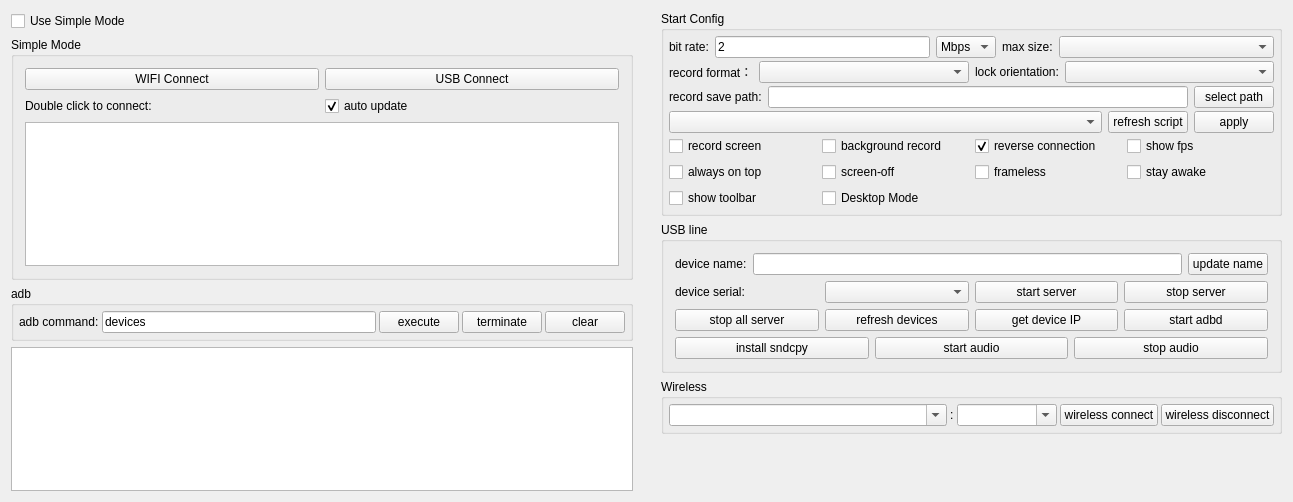
<?xml version="1.0" encoding="UTF-8"?>
<ui version="4.0">
 <class>Widget</class>
 <widget class="QWidget" name="Widget">
  <property name="geometry">
   <rect>
    <x>0</x>
    <y>0</y>
    <width>1293</width>
    <height>502</height>
   </rect>
  </property>
  <property name="windowTitle">
   <string notr="true">QtScrcpy</string>
  </property>
  <layout class="QHBoxLayout" name="horizontalLayout_11">
   <property name="leftMargin">
    <number>0</number>
   </property>
   <property name="topMargin">
    <number>0</number>
   </property>
   <property name="rightMargin">
    <number>0</number>
   </property>
   <property name="bottomMargin">
    <number>0</number>
   </property>
   <item>
    <widget class="QWidget" name="leftWidget" native="true">
     <property name="sizePolicy">
      <sizepolicy hsizetype="Preferred" vsizetype="Preferred">
       <horstretch>0</horstretch>
       <verstretch>0</verstretch>
      </sizepolicy>
     </property>
     <layout class="QVBoxLayout" name="verticalLayout_5">
      <item>
       <widget class="QCheckBox" name="useSingleModeCheck">
        <property name="sizePolicy">
         <sizepolicy hsizetype="Preferred" vsizetype="Maximum">
          <horstretch>0</horstretch>
          <verstretch>0</verstretch>
         </sizepolicy>
        </property>
        <property name="styleSheet">
         <string notr="true"/>
        </property>
        <property name="text">
         <string>Use Simple Mode</string>
        </property>
        <property name="checked">
         <bool>false</bool>
        </property>
       </widget>
      </item>
      <item>
       <widget class="QGroupBox" name="simpleGroupBox">
        <property name="sizePolicy">
         <sizepolicy hsizetype="Preferred" vsizetype="Preferred">
          <horstretch>0</horstretch>
          <verstretch>0</verstretch>
         </sizepolicy>
        </property>
        <property name="title">
         <string>Simple Mode</string>
        </property>
        <property name="checkable">
         <bool>false</bool>
        </property>
        <layout class="QVBoxLayout" name="verticalLayout_4">
         <item>
          <layout class="QHBoxLayout" name="horizontalLayout_9">
           <item>
            <widget class="QPushButton" name="wifiConnectBtn">
             <property name="sizePolicy">
              <sizepolicy hsizetype="Preferred" vsizetype="Maximum">
               <horstretch>0</horstretch>
               <verstretch>0</verstretch>
              </sizepolicy>
             </property>
             <property name="text">
              <string>WIFI Connect</string>
             </property>
            </widget>
           </item>
           <item>
            <widget class="QPushButton" name="usbConnectBtn">
             <property name="sizePolicy">
              <sizepolicy hsizetype="Preferred" vsizetype="Maximum">
               <horstretch>0</horstretch>
               <verstretch>0</verstretch>
              </sizepolicy>
             </property>
             <property name="text">
              <string>USB Connect</string>
             </property>
            </widget>
           </item>
          </layout>
         </item>
         <item>
          <layout class="QHBoxLayout" name="horizontalLayout_13">
           <property name="topMargin">
            <number>0</number>
           </property>
           <item>
            <widget class="QLabel" name="label_10">
             <property name="sizePolicy">
              <sizepolicy hsizetype="Preferred" vsizetype="Preferred">
               <horstretch>0</horstretch>
               <verstretch>0</verstretch>
              </sizepolicy>
             </property>
             <property name="text">
              <string>Double click to connect:</string>
             </property>
            </widget>
           </item>
           <item>
            <widget class="QCheckBox" name="autoUpdatecheckBox">
             <property name="sizePolicy">
              <sizepolicy hsizetype="Preferred" vsizetype="Preferred">
               <horstretch>0</horstretch>
               <verstretch>0</verstretch>
              </sizepolicy>
             </property>
             <property name="text">
              <string>auto update</string>
             </property>
             <property name="checked">
              <bool>true</bool>
             </property>
            </widget>
           </item>
          </layout>
         </item>
         <item>
          <widget class="QListWidget" name="connectedPhoneList">
           <property name="sizePolicy">
            <sizepolicy hsizetype="Preferred" vsizetype="Preferred">
             <horstretch>0</horstretch>
             <verstretch>0</verstretch>
            </sizepolicy>
           </property>
          </widget>
         </item>
        </layout>
       </widget>
      </item>
      <item>
       <widget class="QGroupBox" name="adbGroupBox">
        <property name="sizePolicy">
         <sizepolicy hsizetype="Preferred" vsizetype="Maximum">
          <horstretch>0</horstretch>
          <verstretch>0</verstretch>
         </sizepolicy>
        </property>
        <property name="title">
         <string notr="true">adb</string>
        </property>
        <layout class="QHBoxLayout" name="horizontalLayout_2">
         <property name="spacing">
          <number>3</number>
         </property>
         <property name="leftMargin">
          <number>5</number>
         </property>
         <property name="topMargin">
          <number>5</number>
         </property>
         <property name="rightMargin">
          <number>5</number>
         </property>
         <property name="bottomMargin">
          <number>5</number>
         </property>
         <item>
          <widget class="QLabel" name="label_7">
           <property name="sizePolicy">
            <sizepolicy hsizetype="Maximum" vsizetype="Preferred">
             <horstretch>0</horstretch>
             <verstretch>0</verstretch>
            </sizepolicy>
           </property>
           <property name="text">
            <string>adb command:</string>
           </property>
           <property name="buddy">
            <cstring>adbCommandEdt</cstring>
           </property>
          </widget>
         </item>
         <item>
          <widget class="QLineEdit" name="adbCommandEdt">
           <property name="sizePolicy">
            <sizepolicy hsizetype="MinimumExpanding" vsizetype="Preferred">
             <horstretch>0</horstretch>
             <verstretch>0</verstretch>
            </sizepolicy>
           </property>
           <property name="text">
            <string notr="true">devices</string>
           </property>
          </widget>
         </item>
         <item>
          <widget class="QPushButton" name="adbCommandBtn">
           <property name="sizePolicy">
            <sizepolicy hsizetype="Maximum" vsizetype="Preferred">
             <horstretch>0</horstretch>
             <verstretch>0</verstretch>
            </sizepolicy>
           </property>
           <property name="text">
            <string>execute</string>
           </property>
          </widget>
         </item>
         <item>
          <widget class="QPushButton" name="stopAdbBtn">
           <property name="sizePolicy">
            <sizepolicy hsizetype="Maximum" vsizetype="Preferred">
             <horstretch>0</horstretch>
             <verstretch>0</verstretch>
            </sizepolicy>
           </property>
           <property name="text">
            <string>terminate</string>
           </property>
          </widget>
         </item>
         <item>
          <widget class="QPushButton" name="clearOut">
           <property name="sizePolicy">
            <sizepolicy hsizetype="Maximum" vsizetype="Preferred">
             <horstretch>0</horstretch>
             <verstretch>0</verstretch>
            </sizepolicy>
           </property>
           <property name="text">
            <string>clear</string>
           </property>
          </widget>
         </item>
        </layout>
       </widget>
      </item>
      <item>
       <widget class="QTextEdit" name="outEdit">
        <property name="sizePolicy">
         <sizepolicy hsizetype="Preferred" vsizetype="Preferred">
          <horstretch>0</horstretch>
          <verstretch>0</verstretch>
         </sizepolicy>
        </property>
        <property name="focusPolicy">
         <enum>Qt::NoFocus</enum>
        </property>
        <property name="documentTitle">
         <string/>
        </property>
        <property name="readOnly">
         <bool>true</bool>
        </property>
       </widget>
      </item>
     </layout>
    </widget>
   </item>
   <item>
    <widget class="QWidget" name="rightWidget" native="true">
     <property name="sizePolicy">
      <sizepolicy hsizetype="MinimumExpanding" vsizetype="Preferred">
       <horstretch>0</horstretch>
       <verstretch>0</verstretch>
      </sizepolicy>
     </property>
     <layout class="QVBoxLayout" name="verticalLayout_6">
      <item>
       <widget class="QGroupBox" name="configGroupBox">
        <property name="sizePolicy">
         <sizepolicy hsizetype="Preferred" vsizetype="Preferred">
          <horstretch>0</horstretch>
          <verstretch>0</verstretch>
         </sizepolicy>
        </property>
        <property name="title">
         <string>Start Config</string>
        </property>
        <layout class="QVBoxLayout" name="verticalLayout_3">
         <property name="spacing">
          <number>3</number>
         </property>
         <property name="leftMargin">
          <number>5</number>
         </property>
         <property name="topMargin">
          <number>5</number>
         </property>
         <property name="rightMargin">
          <number>5</number>
         </property>
         <property name="bottomMargin">
          <number>5</number>
         </property>
         <item>
          <widget class="QWidget" name="configWidget1" native="true">
           <property name="sizePolicy">
            <sizepolicy hsizetype="Preferred" vsizetype="Preferred">
             <horstretch>0</horstretch>
             <verstretch>0</verstretch>
            </sizepolicy>
           </property>
           <layout class="QHBoxLayout" name="horizontalLayout_5">
            <property name="leftMargin">
             <number>0</number>
            </property>
            <property name="topMargin">
             <number>0</number>
            </property>
            <property name="rightMargin">
             <number>0</number>
            </property>
            <property name="bottomMargin">
             <number>0</number>
            </property>
            <item>
             <widget class="QLabel" name="label_3">
              <property name="sizePolicy">
               <sizepolicy hsizetype="Maximum" vsizetype="Preferred">
                <horstretch>0</horstretch>
                <verstretch>0</verstretch>
               </sizepolicy>
              </property>
              <property name="text">
               <string>bit rate:</string>
              </property>
             </widget>
            </item>
            <item>
             <widget class="QLineEdit" name="bitRateEdit">
              <property name="sizePolicy">
               <sizepolicy hsizetype="Preferred" vsizetype="Preferred">
                <horstretch>0</horstretch>
                <verstretch>0</verstretch>
               </sizepolicy>
              </property>
              <property name="text">
               <string notr="true">2</string>
              </property>
             </widget>
            </item>
            <item>
             <widget class="QComboBox" name="bitRateBox">
              <property name="sizePolicy">
               <sizepolicy hsizetype="Maximum" vsizetype="Preferred">
                <horstretch>0</horstretch>
                <verstretch>0</verstretch>
               </sizepolicy>
              </property>
              <property name="toolTip">
               <string/>
              </property>
              <property name="currentText">
               <string notr="true">Mbps</string>
              </property>
              <item>
               <property name="text">
                <string notr="true">Mbps</string>
               </property>
              </item>
              <item>
               <property name="text">
                <string notr="true">Kbps</string>
               </property>
              </item>
             </widget>
            </item>
            <item>
             <widget class="QLabel" name="label_4">
              <property name="sizePolicy">
               <sizepolicy hsizetype="Maximum" vsizetype="Preferred">
                <horstretch>0</horstretch>
                <verstretch>0</verstretch>
               </sizepolicy>
              </property>
              <property name="text">
               <string>max size:</string>
              </property>
             </widget>
            </item>
            <item>
             <widget class="QComboBox" name="maxSizeBox">
              <property name="sizePolicy">
               <sizepolicy hsizetype="Preferred" vsizetype="Preferred">
                <horstretch>0</horstretch>
                <verstretch>0</verstretch>
               </sizepolicy>
              </property>
              <property name="toolTip">
               <string/>
              </property>
             </widget>
            </item>
           </layout>
          </widget>
         </item>
         <item>
          <widget class="QWidget" name="configWidget5" native="true">
           <property name="sizePolicy">
            <sizepolicy hsizetype="Preferred" vsizetype="Preferred">
             <horstretch>0</horstretch>
             <verstretch>0</verstretch>
            </sizepolicy>
           </property>
           <layout class="QHBoxLayout" name="horizontalLayout_7">
            <property name="leftMargin">
             <number>0</number>
            </property>
            <property name="topMargin">
             <number>0</number>
            </property>
            <property name="rightMargin">
             <number>0</number>
            </property>
            <property name="bottomMargin">
             <number>0</number>
            </property>
            <item>
             <widget class="QLabel" name="label_6">
              <property name="sizePolicy">
               <sizepolicy hsizetype="Maximum" vsizetype="Preferred">
                <horstretch>0</horstretch>
                <verstretch>0</verstretch>
               </sizepolicy>
              </property>
              <property name="text">
               <string>record format：</string>
              </property>
             </widget>
            </item>
            <item>
             <widget class="QComboBox" name="formatBox">
              <property name="sizePolicy">
               <sizepolicy hsizetype="Preferred" vsizetype="Preferred">
                <horstretch>0</horstretch>
                <verstretch>0</verstretch>
               </sizepolicy>
              </property>
             </widget>
            </item>
            <item>
             <widget class="QLabel" name="label_8">
              <property name="sizePolicy">
               <sizepolicy hsizetype="Maximum" vsizetype="Preferred">
                <horstretch>0</horstretch>
                <verstretch>0</verstretch>
               </sizepolicy>
              </property>
              <property name="text">
               <string>lock orientation:</string>
              </property>
             </widget>
            </item>
            <item>
             <widget class="QComboBox" name="lockOrientationBox">
              <property name="sizePolicy">
               <sizepolicy hsizetype="Preferred" vsizetype="Preferred">
                <horstretch>0</horstretch>
                <verstretch>0</verstretch>
               </sizepolicy>
              </property>
             </widget>
            </item>
           </layout>
          </widget>
         </item>
         <item>
          <widget class="QWidget" name="configWidget2" native="true">
           <property name="sizePolicy">
            <sizepolicy hsizetype="Preferred" vsizetype="Preferred">
             <horstretch>0</horstretch>
             <verstretch>0</verstretch>
            </sizepolicy>
           </property>
           <layout class="QHBoxLayout" name="horizontalLayout_6">
            <property name="leftMargin">
             <number>0</number>
            </property>
            <property name="topMargin">
             <number>0</number>
            </property>
            <property name="rightMargin">
             <number>0</number>
            </property>
            <property name="bottomMargin">
             <number>0</number>
            </property>
            <item>
             <widget class="QLabel" name="label_5">
              <property name="sizePolicy">
               <sizepolicy hsizetype="Preferred" vsizetype="Preferred">
                <horstretch>0</horstretch>
                <verstretch>0</verstretch>
               </sizepolicy>
              </property>
              <property name="text">
               <string>record save path:</string>
              </property>
              <property name="buddy">
               <cstring>recordPathEdt</cstring>
              </property>
             </widget>
            </item>
            <item>
             <widget class="QLineEdit" name="recordPathEdt">
              <property name="sizePolicy">
               <sizepolicy hsizetype="MinimumExpanding" vsizetype="Preferred">
                <horstretch>0</horstretch>
                <verstretch>0</verstretch>
               </sizepolicy>
              </property>
              <property name="readOnly">
               <bool>true</bool>
              </property>
             </widget>
            </item>
            <item>
             <widget class="QPushButton" name="selectRecordPathBtn">
              <property name="sizePolicy">
               <sizepolicy hsizetype="Preferred" vsizetype="Preferred">
                <horstretch>0</horstretch>
                <verstretch>0</verstretch>
               </sizepolicy>
              </property>
              <property name="text">
               <string>select path</string>
              </property>
              <property name="autoDefault">
               <bool>false</bool>
              </property>
             </widget>
            </item>
           </layout>
          </widget>
         </item>
         <item>
          <widget class="QWidget" name="configWidget4" native="true">
           <property name="sizePolicy">
            <sizepolicy hsizetype="Preferred" vsizetype="Preferred">
             <horstretch>0</horstretch>
             <verstretch>0</verstretch>
            </sizepolicy>
           </property>
           <layout class="QHBoxLayout" name="horizontalLayout_8">
            <property name="leftMargin">
             <number>0</number>
            </property>
            <property name="topMargin">
             <number>0</number>
            </property>
            <property name="rightMargin">
             <number>0</number>
            </property>
            <property name="bottomMargin">
             <number>0</number>
            </property>
            <item>
             <widget class="QComboBox" name="gameBox">
              <property name="sizePolicy">
               <sizepolicy hsizetype="MinimumExpanding" vsizetype="Preferred">
                <horstretch>0</horstretch>
                <verstretch>0</verstretch>
               </sizepolicy>
              </property>
             </widget>
            </item>
            <item>
             <widget class="QPushButton" name="refreshGameScriptBtn">
              <property name="sizePolicy">
               <sizepolicy hsizetype="Preferred" vsizetype="Preferred">
                <horstretch>0</horstretch>
                <verstretch>0</verstretch>
               </sizepolicy>
              </property>
              <property name="text">
               <string>refresh script</string>
              </property>
             </widget>
            </item>
            <item>
             <widget class="QPushButton" name="applyScriptBtn">
              <property name="sizePolicy">
               <sizepolicy hsizetype="Preferred" vsizetype="Preferred">
                <horstretch>0</horstretch>
                <verstretch>0</verstretch>
               </sizepolicy>
              </property>
              <property name="text">
               <string>apply</string>
              </property>
             </widget>
            </item>
           </layout>
          </widget>
         </item>
         <item>
          <widget class="QWidget" name="configWidget3" native="true">
           <property name="sizePolicy">
            <sizepolicy hsizetype="Preferred" vsizetype="Preferred">
             <horstretch>0</horstretch>
             <verstretch>0</verstretch>
            </sizepolicy>
           </property>
           <layout class="QGridLayout" name="gridLayout">
            <property name="leftMargin">
             <number>0</number>
            </property>
            <property name="topMargin">
             <number>0</number>
            </property>
            <property name="rightMargin">
             <number>0</number>
            </property>
            <property name="bottomMargin">
             <number>0</number>
            </property>
            <item row="0" column="4">
             <widget class="QCheckBox" name="fpsCheck">
              <property name="sizePolicy">
               <sizepolicy hsizetype="Preferred" vsizetype="Preferred">
                <horstretch>0</horstretch>
                <verstretch>0</verstretch>
               </sizepolicy>
              </property>
              <property name="text">
               <string>show fps</string>
              </property>
             </widget>
            </item>
            <item row="0" column="1">
             <widget class="QCheckBox" name="notDisplayCheck">
              <property name="sizePolicy">
               <sizepolicy hsizetype="Preferred" vsizetype="Preferred">
                <horstretch>0</horstretch>
                <verstretch>0</verstretch>
               </sizepolicy>
              </property>
              <property name="text">
               <string>background record</string>
              </property>
              <property name="checkable">
               <bool>false</bool>
              </property>
             </widget>
            </item>
            <item row="1" column="0">
             <widget class="QCheckBox" name="alwaysTopCheck">
              <property name="sizePolicy">
               <sizepolicy hsizetype="Preferred" vsizetype="Preferred">
                <horstretch>0</horstretch>
                <verstretch>0</verstretch>
               </sizepolicy>
              </property>
              <property name="text">
               <string>always on top</string>
              </property>
              <property name="checked">
               <bool>false</bool>
              </property>
             </widget>
            </item>
            <item row="0" column="0">
             <widget class="QCheckBox" name="recordScreenCheck">
              <property name="sizePolicy">
               <sizepolicy hsizetype="Preferred" vsizetype="Preferred">
                <horstretch>0</horstretch>
                <verstretch>0</verstretch>
               </sizepolicy>
              </property>
              <property name="text">
               <string>record screen</string>
              </property>
             </widget>
            </item>
            <item row="0" column="3">
             <widget class="QCheckBox" name="useReverseCheck">
              <property name="sizePolicy">
               <sizepolicy hsizetype="Preferred" vsizetype="Preferred">
                <horstretch>0</horstretch>
                <verstretch>0</verstretch>
               </sizepolicy>
              </property>
              <property name="text">
               <string>reverse connection</string>
              </property>
              <property name="checked">
               <bool>true</bool>
              </property>
             </widget>
            </item>
            <item row="1" column="1">
             <widget class="QCheckBox" name="closeScreenCheck">
              <property name="sizePolicy">
               <sizepolicy hsizetype="Preferred" vsizetype="Preferred">
                <horstretch>0</horstretch>
                <verstretch>0</verstretch>
               </sizepolicy>
              </property>
              <property name="text">
               <string>screen-off</string>
              </property>
             </widget>
            </item>
            <item row="1" column="3">
             <widget class="QCheckBox" name="framelessCheck">
              <property name="sizePolicy">
               <sizepolicy hsizetype="Preferred" vsizetype="Preferred">
                <horstretch>0</horstretch>
                <verstretch>0</verstretch>
               </sizepolicy>
              </property>
              <property name="text">
               <string>frameless</string>
              </property>
             </widget>
            </item>
            <item row="1" column="4">
             <widget class="QCheckBox" name="stayAwakeCheck">
              <property name="sizePolicy">
               <sizepolicy hsizetype="Preferred" vsizetype="Preferred">
                <horstretch>0</horstretch>
                <verstretch>0</verstretch>
               </sizepolicy>
              </property>
              <property name="text">
               <string>stay awake</string>
              </property>
             </widget>
            </item>
            <item row="2" column="0">
             <widget class="QCheckBox" name="showToolbar">
              <property name="text">
               <string>show toolbar</string>
              </property>
             </widget>
            </item>
            <item row="2" column="1">
             <widget class="QCheckBox" name="desktopModeCheck">
              <property name="text">
               <string>Desktop Mode</string>
              </property>
              <property name="toolTip">
               <string>for Samsung dex hdmi enviroment</string>
              </property>
             </widget>
            </item>
           </layout>
          </widget>
         </item>
        </layout>
       </widget>
      </item>
      <item>
       <widget class="QGroupBox" name="usbGroupBox">
        <property name="sizePolicy">
         <sizepolicy hsizetype="Preferred" vsizetype="Preferred">
          <horstretch>0</horstretch>
          <verstretch>0</verstretch>
         </sizepolicy>
        </property>
        <property name="title">
         <string>USB line</string>
        </property>
        <layout class="QVBoxLayout" name="verticalLayout">
         <item>
          <layout class="QHBoxLayout" name="horizontalLayout_10">
           <item>
            <widget class="QLabel" name="label_9">
             <property name="sizePolicy">
              <sizepolicy hsizetype="Preferred" vsizetype="Preferred">
               <horstretch>0</horstretch>
               <verstretch>0</verstretch>
              </sizepolicy>
             </property>
             <property name="text">
              <string>device name:</string>
             </property>
            </widget>
           </item>
           <item>
            <widget class="QLineEdit" name="userNameEdt">
             <property name="sizePolicy">
              <sizepolicy hsizetype="MinimumExpanding" vsizetype="Preferred">
               <horstretch>0</horstretch>
               <verstretch>0</verstretch>
              </sizepolicy>
             </property>
            </widget>
           </item>
           <item>
            <widget class="QPushButton" name="updateNameBtn">
             <property name="sizePolicy">
              <sizepolicy hsizetype="Preferred" vsizetype="Preferred">
               <horstretch>0</horstretch>
               <verstretch>0</verstretch>
              </sizepolicy>
             </property>
             <property name="text">
              <string>update name</string>
             </property>
             <property name="autoDefault">
              <bool>false</bool>
             </property>
            </widget>
           </item>
          </layout>
         </item>
         <item>
          <widget class="QWidget" name="usbWidget1" native="true">
           <property name="sizePolicy">
            <sizepolicy hsizetype="Preferred" vsizetype="Preferred">
             <horstretch>0</horstretch>
             <verstretch>0</verstretch>
            </sizepolicy>
           </property>
           <layout class="QHBoxLayout" name="horizontalLayout_3">
            <property name="leftMargin">
             <number>0</number>
            </property>
            <property name="topMargin">
             <number>0</number>
            </property>
            <property name="rightMargin">
             <number>0</number>
            </property>
            <property name="bottomMargin">
             <number>0</number>
            </property>
            <item>
             <widget class="QLabel" name="label_2">
              <property name="sizePolicy">
               <sizepolicy hsizetype="Preferred" vsizetype="Preferred">
                <horstretch>0</horstretch>
                <verstretch>0</verstretch>
               </sizepolicy>
              </property>
              <property name="text">
               <string>device serial:</string>
              </property>
             </widget>
            </item>
            <item>
             <widget class="QComboBox" name="serialBox">
              <property name="sizePolicy">
               <sizepolicy hsizetype="Preferred" vsizetype="Preferred">
                <horstretch>0</horstretch>
                <verstretch>0</verstretch>
               </sizepolicy>
              </property>
             </widget>
            </item>
            <item>
             <widget class="QPushButton" name="startServerBtn">
              <property name="sizePolicy">
               <sizepolicy hsizetype="Preferred" vsizetype="Preferred">
                <horstretch>0</horstretch>
                <verstretch>0</verstretch>
               </sizepolicy>
              </property>
              <property name="text">
               <string>start server</string>
              </property>
              <property name="autoDefault">
               <bool>false</bool>
              </property>
             </widget>
            </item>
            <item>
             <widget class="QPushButton" name="stopServerBtn">
              <property name="sizePolicy">
               <sizepolicy hsizetype="Preferred" vsizetype="Preferred">
                <horstretch>0</horstretch>
                <verstretch>0</verstretch>
               </sizepolicy>
              </property>
              <property name="text">
               <string>stop server</string>
              </property>
              <property name="autoDefault">
               <bool>false</bool>
              </property>
             </widget>
            </item>
           </layout>
          </widget>
         </item>
         <item>
          <widget class="QWidget" name="usbWidget2" native="true">
           <property name="sizePolicy">
            <sizepolicy hsizetype="Preferred" vsizetype="Preferred">
             <horstretch>0</horstretch>
             <verstretch>0</verstretch>
            </sizepolicy>
           </property>
           <layout class="QHBoxLayout" name="horizontalLayout_4">
            <property name="leftMargin">
             <number>0</number>
            </property>
            <property name="topMargin">
             <number>0</number>
            </property>
            <property name="rightMargin">
             <number>0</number>
            </property>
            <property name="bottomMargin">
             <number>0</number>
            </property>
            <item>
             <widget class="QPushButton" name="stopAllServerBtn">
              <property name="sizePolicy">
               <sizepolicy hsizetype="Preferred" vsizetype="Preferred">
                <horstretch>0</horstretch>
                <verstretch>0</verstretch>
               </sizepolicy>
              </property>
              <property name="text">
               <string>stop all server</string>
              </property>
             </widget>
            </item>
            <item>
             <widget class="QPushButton" name="updateDevice">
              <property name="sizePolicy">
               <sizepolicy hsizetype="Preferred" vsizetype="Preferred">
                <horstretch>0</horstretch>
                <verstretch>0</verstretch>
               </sizepolicy>
              </property>
              <property name="text">
               <string>refresh devices</string>
              </property>
              <property name="autoDefault">
               <bool>false</bool>
              </property>
             </widget>
            </item>
            <item>
             <widget class="QPushButton" name="getIPBtn">
              <property name="sizePolicy">
               <sizepolicy hsizetype="Preferred" vsizetype="Preferred">
                <horstretch>0</horstretch>
                <verstretch>0</verstretch>
               </sizepolicy>
              </property>
              <property name="text">
               <string>get device IP</string>
              </property>
              <property name="autoDefault">
               <bool>false</bool>
              </property>
             </widget>
            </item>
            <item>
             <widget class="QPushButton" name="startAdbdBtn">
              <property name="sizePolicy">
               <sizepolicy hsizetype="Preferred" vsizetype="Preferred">
                <horstretch>0</horstretch>
                <verstretch>0</verstretch>
               </sizepolicy>
              </property>
              <property name="text">
               <string>start adbd</string>
              </property>
              <property name="autoDefault">
               <bool>false</bool>
              </property>
             </widget>
            </item>
           </layout>
          </widget>
         </item>
         <item>
          <widget class="QWidget" name="usbWidget3" native="true">
           <layout class="QHBoxLayout" name="horizontalLayout_12">
            <property name="leftMargin">
             <number>0</number>
            </property>
            <property name="topMargin">
             <number>0</number>
            </property>
            <property name="rightMargin">
             <number>0</number>
            </property>
            <property name="bottomMargin">
             <number>0</number>
            </property>
            <item>
             <widget class="QPushButton" name="installSndcpyBtn">
              <property name="sizePolicy">
               <sizepolicy hsizetype="Preferred" vsizetype="Preferred">
                <horstretch>0</horstretch>
                <verstretch>0</verstretch>
               </sizepolicy>
              </property>
              <property name="text">
               <string>install sndcpy</string>
              </property>
             </widget>
            </item>
            <item>
             <widget class="QPushButton" name="startAudioBtn">
              <property name="sizePolicy">
               <sizepolicy hsizetype="Preferred" vsizetype="Preferred">
                <horstretch>0</horstretch>
                <verstretch>0</verstretch>
               </sizepolicy>
              </property>
              <property name="text">
               <string>start audio</string>
              </property>
             </widget>
            </item>
            <item>
             <widget class="QPushButton" name="stopAudioBtn">
              <property name="sizePolicy">
               <sizepolicy hsizetype="Preferred" vsizetype="Preferred">
                <horstretch>0</horstretch>
                <verstretch>0</verstretch>
               </sizepolicy>
              </property>
              <property name="text">
               <string>stop audio</string>
              </property>
             </widget>
            </item>
           </layout>
          </widget>
         </item>
        </layout>
       </widget>
      </item>
      <item>
       <widget class="QGroupBox" name="wirelessGroupBox">
        <property name="sizePolicy">
         <sizepolicy hsizetype="Preferred" vsizetype="Preferred">
          <horstretch>0</horstretch>
          <verstretch>0</verstretch>
         </sizepolicy>
        </property>
        <property name="title">
         <string>Wireless</string>
        </property>
        <layout class="QHBoxLayout" name="horizontalLayout">
         <property name="spacing">
          <number>3</number>
         </property>
         <property name="leftMargin">
          <number>5</number>
         </property>
         <property name="topMargin">
          <number>5</number>
         </property>
         <property name="rightMargin">
          <number>5</number>
         </property>
         <property name="bottomMargin">
          <number>5</number>
         </property>
         <item>
          <widget class="QComboBox" name="deviceIpEdt">
           <property name="sizePolicy">
            <sizepolicy hsizetype="MinimumExpanding" vsizetype="Preferred">
             <horstretch>0</horstretch>
             <verstretch>0</verstretch>
            </sizepolicy>
           </property>
           <property name="minimumSize">
            <size>
             <width>200</width>
             <height>0</height>
            </size>
           </property>
           <property name="editable">
            <bool>true</bool>
           </property>
           <property name="currentText">
            <string/>
           </property>
          </widget>
         </item>
         <item>
          <widget class="QLabel" name="label">
           <property name="sizePolicy">
            <sizepolicy hsizetype="Maximum" vsizetype="Preferred">
             <horstretch>0</horstretch>
             <verstretch>0</verstretch>
            </sizepolicy>
           </property>
           <property name="text">
            <string notr="true">:</string>
           </property>
          </widget>
         </item>
         <item>
          <widget class="QComboBox" name="devicePortEdt">
           <property name="sizePolicy">
            <sizepolicy hsizetype="Maximum" vsizetype="Preferred">
             <horstretch>0</horstretch>
             <verstretch>0</verstretch>
            </sizepolicy>
           </property>
           <property name="minimumSize">
            <size>
             <width>100</width>
             <height>0</height>
            </size>
           </property>
           <property name="editable">
            <bool>true</bool>
           </property>
           <property name="currentText">
            <string/>
           </property>
          </widget>
         </item>
         <item>
          <widget class="QPushButton" name="wirelessConnectBtn">
           <property name="sizePolicy">
            <sizepolicy hsizetype="Preferred" vsizetype="Preferred">
             <horstretch>0</horstretch>
             <verstretch>0</verstretch>
            </sizepolicy>
           </property>
           <property name="text">
            <string>wireless connect</string>
           </property>
           <property name="autoDefault">
            <bool>false</bool>
           </property>
          </widget>
         </item>
         <item>
          <widget class="QPushButton" name="wirelessDisConnectBtn">
           <property name="sizePolicy">
            <sizepolicy hsizetype="Preferred" vsizetype="Preferred">
             <horstretch>0</horstretch>
             <verstretch>0</verstretch>
            </sizepolicy>
           </property>
           <property name="text">
            <string>wireless disconnect</string>
           </property>
           <property name="autoDefault">
            <bool>false</bool>
           </property>
          </widget>
         </item>
        </layout>
       </widget>
      </item>
      <item>
       <spacer name="verticalSpacer">
        <property name="sizePolicy">
         <sizepolicy hsizetype="Minimum" vsizetype="Expanding">
          <horstretch>0</horstretch>
          <verstretch>0</verstretch>
         </sizepolicy>
        </property>
        <property name="orientation">
         <enum>Qt::Vertical</enum>
        </property>
        <property name="sizeType">
         <enum>QSizePolicy::Expanding</enum>
        </property>
        <property name="sizeHint" stdset="0">
         <size>
          <width>40</width>
          <height>20</height>
         </size>
        </property>
       </spacer>
      </item>
     </layout>
    </widget>
   </item>
  </layout>
 </widget>
 <layoutdefault spacing="6" margin="11"/>
 <tabstops>
  <tabstop>deviceIpEdt</tabstop>
  <tabstop>devicePortEdt</tabstop>
  <tabstop>wirelessConnectBtn</tabstop>
  <tabstop>wirelessDisConnectBtn</tabstop>
  <tabstop>adbCommandEdt</tabstop>
  <tabstop>adbCommandBtn</tabstop>
  <tabstop>stopAdbBtn</tabstop>
  <tabstop>clearOut</tabstop>
 </tabstops>
 <resources/>
 <connections/>
</ui>
